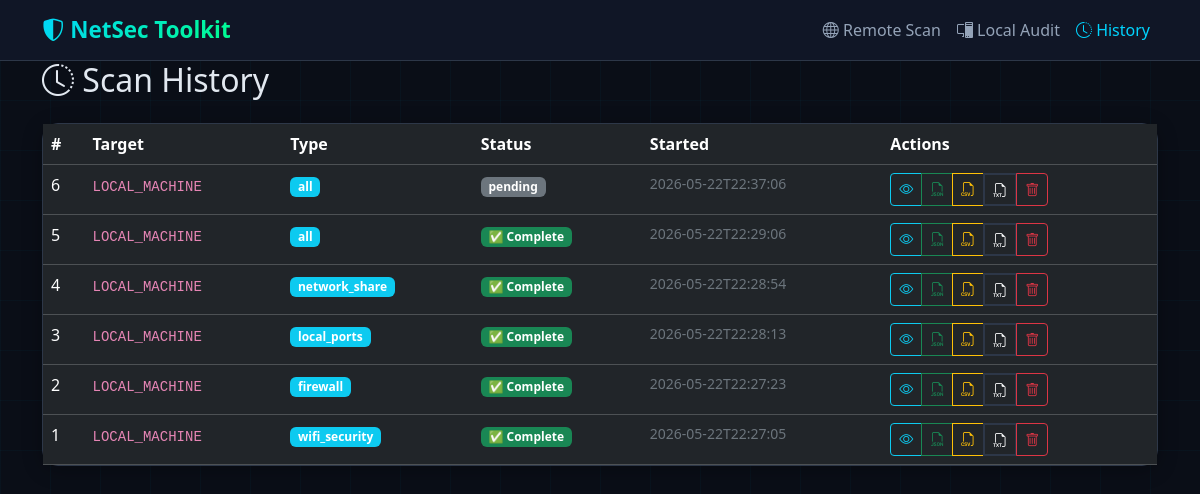
The page /scans on the database as committed earlier.
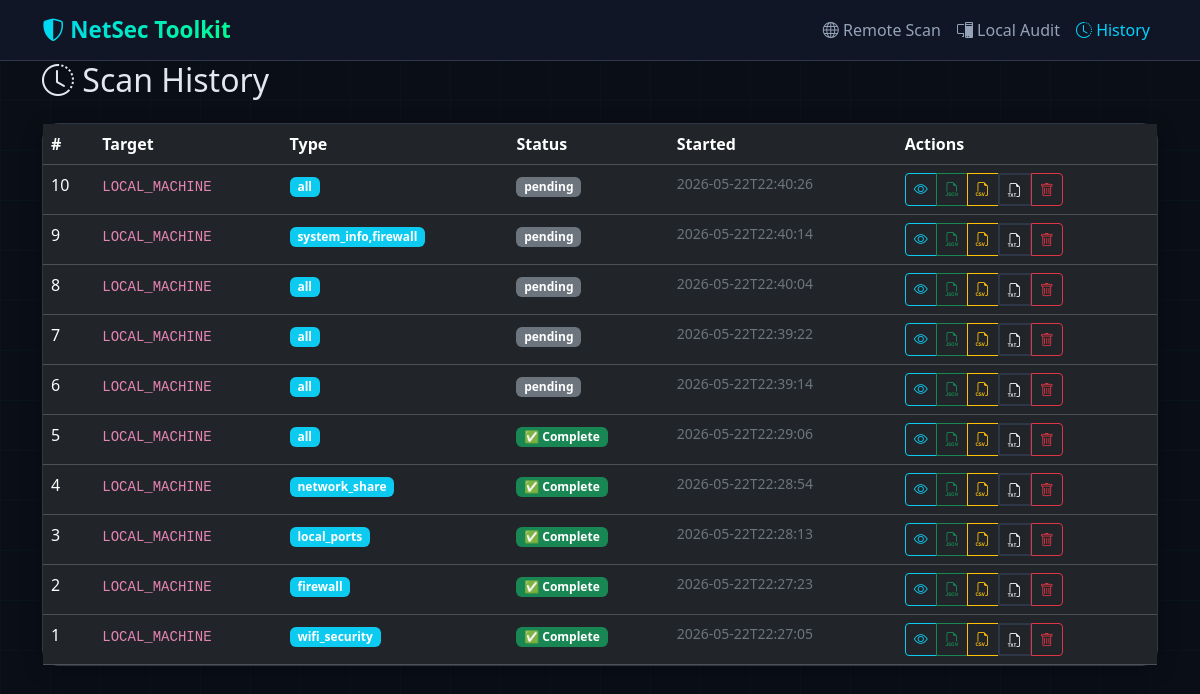
The same page on the database as committed later.
### utils/database.py (models this page shows, shortened)
class ScanHistory(db.Model):
    __tablename__ = 'scan_history'
    id = db.Column(db.Integer, primary_key=True)
    target_url = db.Column(db.String(500), nullable=False)
    scan_type = db.Column(db.String(100), nullable=False)
    status = db.Column(db.String(50), default='running')
    results = db.Column(db.Text, default='{}')
    started_at = db.Column(db.DateTime, default=datetime.utcnow)
    completed_at = db.Column(db.DateTime, nullable=True)
    def to_dict(self):
        return {
            'id': self.id,
            'target_url': self.target_url,
            'scan_type': self.scan_type,
            'status': self.status,
            'started_at': self.started_at.isoformat() if self.started_at else None,
            'completed_at': self.completed_at.isoformat() if self.completed_at else None,
        }

### app.py (the view)
@app.route('/scans')
def scans():
    history = ScanHistory.query.order_by(ScanHistory.started_at.desc()).all()
    return render_template('scans.html', scans=[s.to_dict() for s in history])

### templates/scans.html (shortened to what this page needs)
<!DOCTYPE html>
<html lang="en" data-bs-theme="dark">
<head>
    <link href="https://cdn.jsdelivr.net/npm/bootstrap@5.3.2/dist/css/bootstrap.min.css" rel="stylesheet">
    <link href="https://cdn.jsdelivr.net/npm/bootstrap-icons@1.11.2/font/bootstrap-icons.css" rel="stylesheet">
    <link rel="stylesheet" href="{{ url_for('static', filename='css/main.css') }}">
</head>
<body>
    <nav class="navbar navbar-expand-lg sticky-top">
        <div class="container">
            <a class="navbar-brand" href="/"><i class="bi bi-shield-shaded"></i> NetSec Toolkit</a>
            <div class="collapse navbar-collapse" id="navbarNav">
                <ul class="navbar-nav ms-auto">
                    <li class="nav-item"><a class="nav-link" href="/"><i class="bi bi-globe"></i> Remote Scan</a></li>
                    <li class="nav-item"><a class="nav-link" href="/local"><i class="bi bi-pc-display"></i> Local Audit</a></li>
                    <li class="nav-item"><a class="nav-link active" href="/scans"><i class="bi bi-clock-history"></i> History</a></li>
                </ul>
            </div>
        </div>
    </nav>
    <div class="container position-relative" style="z-index: 1;">
        <h2 class="mb-4"><i class="bi bi-clock-history"></i> Scan History</h2>
        {% if scans %}
        <div class="card">
            <div class="card-body p-0">
                <div class="table-responsive">
                    <table class="table table-dark table-hover mb-0">
                        <thead>
                            <tr>
                                <th>#</th>
                                <th>Target</th>
                                <th>Type</th>
                                <th>Status</th>
                                <th>Started</th>
                                <th>Actions</th>
                            </tr>
                        </thead>
                        <tbody>
                            {% for s in scans %}
                            <tr class="scan-row" onclick="window.location='/scan/{{ s.id }}'">
                                <td>{{ s.id }}</td>
                                <td><code>{{ s.target_url }}</code></td>
                                <td><span class="badge bg-info">{{ s.scan_type[:30] }}</span></td>
                                <td>
                                    {% if s.status == 'completed' %}
                                        <span class="badge bg-success status-badge">✅ Complete</span>
                                    {% elif s.status == 'running' %}
                                        <span class="badge bg-warning text-dark status-badge">⏳ Running</span>
                                    {% else %}
                                        <span class="badge bg-secondary status-badge">{{ s.status }}</span>
                                    {% endif %}
                                </td>
                                <td class="text-secondary small">{{ s.started_at[:19] if s.started_at else '—' }}</td>
                                <td>
                                    <div class="btn-group btn-group-sm">
                                        <a href="/scan/{{ s.id }}" class="btn btn-outline-info" title="View"><i class="bi bi-eye"></i></a>
                                        <a href="/api/export/{{ s.id }}/json" class="btn btn-outline-success" title="JSON"><i class="bi bi-filetype-json"></i></a>
                                        <a href="/api/export/{{ s.id }}/csv" class="btn btn-outline-warning" title="CSV"><i class="bi bi-filetype-csv"></i></a>
                                        <a href="/api/export/{{ s.id }}/txt" class="btn btn-outline-light" title="TXT"><i class="bi bi-filetype-txt"></i></a>
                                        <button class="btn btn-outline-danger" title="Delete" onclick="event.stopPropagation();deleteScan({{ s.id }})"><i class="bi bi-trash"></i></button>
                                    </div>
                                </td>
                            </tr>
                            {% endfor %}
                        </tbody>
                    </table>
                </div>
            </div>
        </div>
        {% endif %}
    </div>
</body>
</html>

### static/css/main.css (style rules this page uses)
:root { --bg-primary: #0a0e17; --bg-secondary: #111827; --bg-card: #1a1f2e; --accent-cyan: #00d4ff; --accent-green: #00ff88; --accent-red: #ff3355; --accent-yellow: #ffaa33; --text-primary: #e2e8f0; --text-secondary: #94a3b8; --border-color: #2d3748; }
* { box-sizing: border-box; }
body { background: var(--bg-primary); color: var(--text-primary); font-family: 'Segoe UI', system-ui, -apple-system, sans-serif; min-height: 100vh; }
.navbar { background: rgba(17, 24, 39, 0.95) !important; backdrop-filter: blur(20px); border-bottom: 1px solid var(--border-color); z-index: 100; }
.navbar-brand { font-weight: 800; font-size: 1.4rem; background: linear-gradient(135deg, var(--accent-cyan), var(--accent-green)); -webkit-background-clip: text; -webkit-text-fill-color: transparent; }
.nav-link { color: var(--text-secondary) !important; font-weight: 500; }
.nav-link:hover, .nav-link.active { color: var(--accent-cyan) !important; }
.card { background: var(--bg-card); border: 1px solid var(--border-color); border-radius: 16px; transition: all 0.3s ease; box-shadow: 0 4px 20px rgba(0, 0, 0, 0.3); }
.btn-outline-light { border: 2px solid var(--border-color); border-radius: 10px; font-weight: 600; }

### templates/scans.html (style rules this page uses)
.scan-row { transition: all 0.2s; cursor: pointer; }
.status-badge { font-size: 0.75rem; }

Rows that differ between the two databases and show on the page:
added ScanHistory: id "10", target_url "LOCAL_MACHINE", scan_type "all", status "pending", started_at "2026-05-22T22:40:26"
added ScanHistory: id "9", target_url "LOCAL_MACHINE", scan_type "system_info,firewall", status "pending", started_at "2026-05-22T22:40:14"
added ScanHistory: id "8", target_url "LOCAL_MACHINE", scan_type "all", status "pending", started_at "2026-05-22T22:40:04"
added ScanHistory: id "7", target_url "LOCAL_MACHINE", scan_type "all", status "pending", started_at "2026-05-22T22:39:22"
changed ScanHistory id 6: started_at "2026-05-22T22:37:06" → "2026-05-22T22:39:14"
